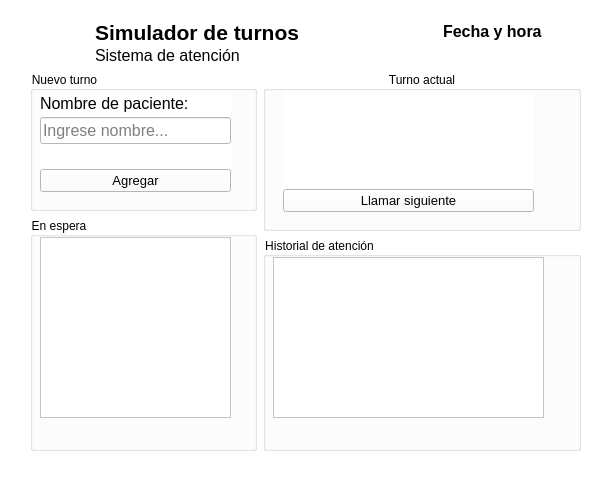
<?xml version="1.0" encoding="UTF-8"?>
<ui version="4.0">
 <class>MainWindow</class>
 <widget class="QMainWindow" name="MainWindow">
  <property name="geometry">
   <rect>
    <x>0</x>
    <y>0</y>
    <width>609</width>
    <height>478</height>
   </rect>
  </property>
  <property name="windowTitle">
   <string>MainWindow</string>
  </property>
  <property name="styleSheet">
   <string notr="true">background-color: rgb(255, 255, 255);</string>
  </property>
  <widget class="QWidget" name="centralwidget">
   <widget class="QWidget" name="verticalLayoutWidget_7">
    <property name="geometry">
     <rect>
      <x>30</x>
      <y>20</y>
      <width>551</width>
      <height>431</height>
     </rect>
    </property>
    <layout class="QVBoxLayout" name="verticalLayout_7" stretch="1,12">
     <item>
      <layout class="QHBoxLayout" name="horizontalLayout" stretch="3,9,7,7">
       <item>
        <widget class="QLabel" name="label_8">
         <property name="sizePolicy">
          <sizepolicy hsizetype="Ignored" vsizetype="Ignored">
           <horstretch>0</horstretch>
           <verstretch>0</verstretch>
          </sizepolicy>
         </property>
         <property name="text">
          <string/>
         </property>
         <property name="pixmap">
          <pixmap resource="resources.qrc">:/images/utn_facultad_regional_haedo_logo.jfif</pixmap>
         </property>
         <property name="scaledContents">
          <bool>true</bool>
         </property>
         <property name="wordWrap">
          <bool>false</bool>
         </property>
        </widget>
       </item>
       <item>
        <layout class="QVBoxLayout" name="verticalLayout">
         <property name="spacing">
          <number>1</number>
         </property>
         <item>
          <widget class="QLabel" name="label">
           <property name="font">
            <font>
             <pointsize>16</pointsize>
             <bold>true</bold>
            </font>
           </property>
           <property name="text">
            <string>Simulador de turnos</string>
           </property>
          </widget>
         </item>
         <item>
          <widget class="QLabel" name="label_2">
           <property name="font">
            <font>
             <pointsize>12</pointsize>
            </font>
           </property>
           <property name="text">
            <string>Sistema de atención</string>
           </property>
          </widget>
         </item>
        </layout>
       </item>
       <item>
        <spacer name="horizontalSpacer">
         <property name="orientation">
          <enum>Qt::Orientation::Horizontal</enum>
         </property>
         <property name="sizeHint" stdset="0">
          <size>
           <width>40</width>
           <height>20</height>
          </size>
         </property>
        </spacer>
       </item>
       <item>
        <layout class="QVBoxLayout" name="verticalLayout_3">
         <property name="spacing">
          <number>1</number>
         </property>
         <item>
          <widget class="QLabel" name="label_4">
           <property name="font">
            <font>
             <pointsize>12</pointsize>
             <bold>true</bold>
            </font>
           </property>
           <property name="text">
            <string>Fecha y hora</string>
           </property>
          </widget>
         </item>
         <item>
          <widget class="QLabel" name="label_5">
           <property name="font">
            <font>
             <pointsize>12</pointsize>
            </font>
           </property>
           <property name="text">
            <string/>
           </property>
          </widget>
         </item>
        </layout>
       </item>
      </layout>
     </item>
     <item>
      <layout class="QHBoxLayout" name="horizontalLayout_2" stretch="5,7">
       <item>
        <layout class="QVBoxLayout" name="verticalLayout_4" stretch="3,5">
         <item>
          <widget class="QGroupBox" name="groupBox">
           <property name="title">
            <string>Nuevo turno</string>
           </property>
           <widget class="QWidget" name="verticalLayoutWidget_2">
            <property name="geometry">
             <rect>
              <x>10</x>
              <y>20</y>
              <width>191</width>
              <height>101</height>
             </rect>
            </property>
            <layout class="QVBoxLayout" name="verticalLayout_2" stretch="1,2,1,1">
             <property name="spacing">
              <number>1</number>
             </property>
             <item>
              <widget class="QLabel" name="label_3">
               <property name="font">
                <font>
                 <pointsize>12</pointsize>
                </font>
               </property>
               <property name="text">
                <string>Nombre de paciente:</string>
               </property>
              </widget>
             </item>
             <item>
              <widget class="QLineEdit" name="lineEdit">
               <property name="font">
                <font>
                 <pointsize>12</pointsize>
                </font>
               </property>
               <property name="inputMask">
                <string notr="true"/>
               </property>
               <property name="text">
                <string/>
               </property>
               <property name="frame">
                <bool>true</bool>
               </property>
               <property name="echoMode">
                <enum>QLineEdit::EchoMode::Normal</enum>
               </property>
               <property name="placeholderText">
                <string>Ingrese nombre...</string>
               </property>
              </widget>
             </item>
             <item>
              <spacer name="verticalSpacer">
               <property name="orientation">
                <enum>Qt::Orientation::Vertical</enum>
               </property>
               <property name="sizeHint" stdset="0">
                <size>
                 <width>20</width>
                 <height>40</height>
                </size>
               </property>
              </spacer>
             </item>
             <item>
              <widget class="QPushButton" name="pushButton">
               <property name="font">
                <font>
                 <pointsize>10</pointsize>
                </font>
               </property>
               <property name="text">
                <string>Agregar</string>
               </property>
              </widget>
             </item>
            </layout>
           </widget>
          </widget>
         </item>
         <item>
          <widget class="QGroupBox" name="groupBox_2">
           <property name="title">
            <string>En espera</string>
           </property>
           <widget class="QListWidget" name="listWidget">
            <property name="geometry">
             <rect>
              <x>10</x>
              <y>20</y>
              <width>191</width>
              <height>181</height>
             </rect>
            </property>
           </widget>
          </widget>
         </item>
        </layout>
       </item>
       <item>
        <layout class="QVBoxLayout" name="verticalLayout_6" stretch="3,4">
         <item>
          <widget class="QGroupBox" name="groupBox_3">
           <property name="title">
            <string>Turno actual</string>
           </property>
           <property name="alignment">
            <set>Qt::AlignmentFlag::AlignCenter</set>
           </property>
           <property name="flat">
            <bool>true</bool>
           </property>
           <property name="checkable">
            <bool>false</bool>
           </property>
           <widget class="QWidget" name="verticalLayoutWidget_5">
            <property name="geometry">
             <rect>
              <x>20</x>
              <y>20</y>
              <width>251</width>
              <height>121</height>
             </rect>
            </property>
            <layout class="QVBoxLayout" name="verticalLayout_5" stretch="1,3,0">
             <item>
              <widget class="QLabel" name="label_6">
               <property name="font">
                <font>
                 <pointsize>20</pointsize>
                 <bold>true</bold>
                </font>
               </property>
               <property name="text">
                <string/>
               </property>
              </widget>
             </item>
             <item>
              <widget class="QLabel" name="label_7">
               <property name="font">
                <font>
                 <pointsize>12</pointsize>
                 <bold>true</bold>
                </font>
               </property>
               <property name="text">
                <string/>
               </property>
              </widget>
             </item>
             <item>
              <widget class="QPushButton" name="pushButton_2">
               <property name="font">
                <font>
                 <pointsize>10</pointsize>
                </font>
               </property>
               <property name="text">
                <string>Llamar siguiente</string>
               </property>
              </widget>
             </item>
            </layout>
           </widget>
          </widget>
         </item>
         <item>
          <widget class="QGroupBox" name="groupBox_4">
           <property name="title">
            <string>Historial de atención</string>
           </property>
           <widget class="QTableWidget" name="tableWidget">
            <property name="geometry">
             <rect>
              <x>10</x>
              <y>20</y>
              <width>271</width>
              <height>161</height>
             </rect>
            </property>
           </widget>
          </widget>
         </item>
        </layout>
       </item>
      </layout>
     </item>
    </layout>
   </widget>
  </widget>
 </widget>
 <resources>
  <include location="resources.qrc"/>
 </resources>
 <connections/>
</ui>
